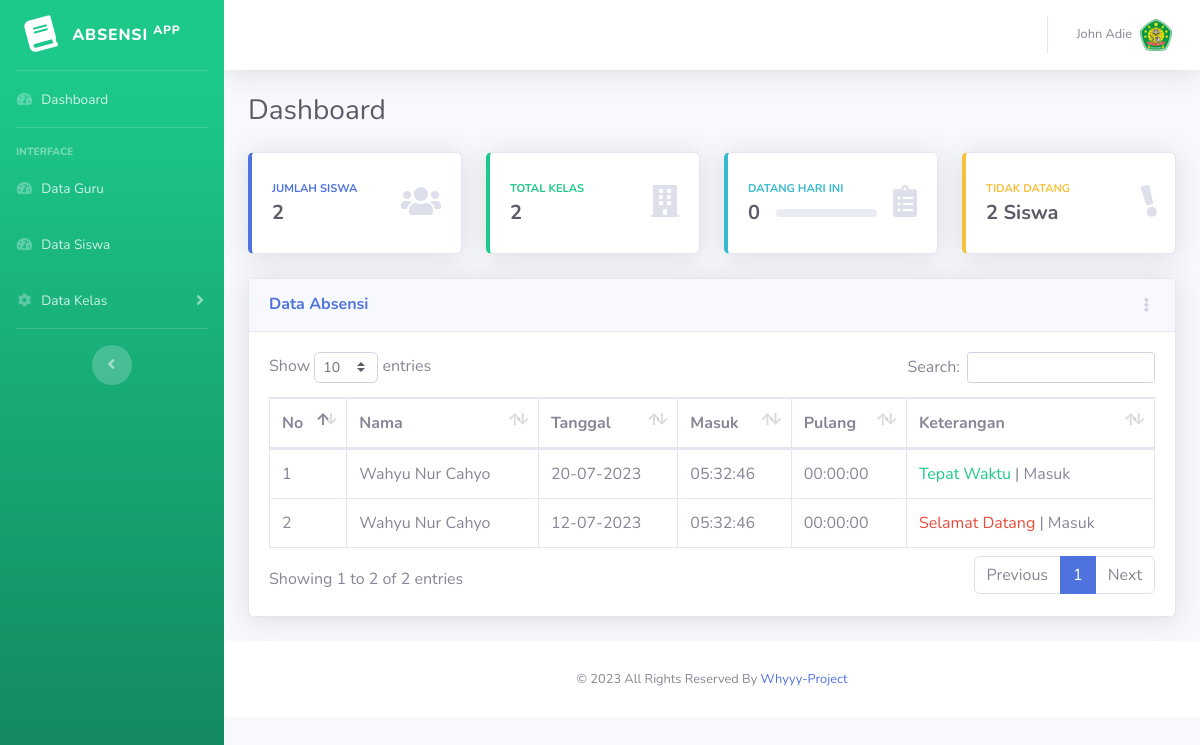
Page /?hlm=dashboard (signed in) on the committed database.
### tables this page shows
CREATE TABLE `tb_absen_siswa` (
  `id_absen_siswa` int(11) NOT NULL,
  `id_siswa` int(11) NOT NULL,
  `tgl` date NOT NULL,
  `masuk` time NOT NULL,
  `pulang` time DEFAULT NULL,
  `keterangan_absen` varchar(255) NOT NULL,
  `status_absen` varchar(255) NOT NULL
);

CREATE TABLE `tb_siswa` (
  `id_siswa` int(11) NOT NULL,
  `uuid` varchar(255) NOT NULL,
  `id_kelas` int(11) NOT NULL,
  `nis` varchar(255) DEFAULT NULL,
  `nama_siswa` varchar(255) NOT NULL,
  `angkatan` varchar(255) NOT NULL,
  `status` enum('1','0') NOT NULL,
  `created_at` datetime NOT NULL,
  `updated_at` datetime NOT NULL
);

### query/admin/dashboard.php (called while the page is built, shortened)
<?php
$qry_absensi = mysqli_query($db, "SELECT * FROM `tb_absen_siswa` LEFT JOIN tb_siswa ON tb_absen_siswa.id_siswa = tb_siswa.id_siswa ORDER BY `tb_absen_siswa`.`tgl` DESC;");

### public/view/layouts/admin/admin_dashboard.php (the view, shortened to what this page needs)
<?php
include "public/view/layouts/header.php";
include "public/view/partials/admin/admin_sidebar.php";
include "public/view/partials/admin/admin_wrapper.php";
?>
<div class="container-fluid">
    <div class="d-sm-flex align-items-center justify-content-between mb-4">
        <h1 class="h3 mb-0 text-gray-800">Dashboard</h1>
    </div>
    <div class="row">
        <?php
        include "query/admin/dashboard.php";
        include "public/view/layouts/admin/top-content.php"; ?>
        <div class="col-xl-12 col-lg-12">
            <div class="card shadow mb-4">
                <div class="card-header py-3 d-flex flex-row align-items-center justify-content-between">
                    <h6 class="m-0 font-weight-bold text-primary">Data Absensi</h6>
                    <div class="dropdown no-arrow">
                        <a class="dropdown-toggle" href="#" role="button" id="dropdownMenuLink" data-toggle="dropdown" aria-haspopup="true" aria-expanded="false">
                            <i class="fas fa-ellipsis-v fa-sm fa-fw text-gray-400"></i>
                        </a>
                    </div>
                </div>
                <div class="card-body">
                    <div class="table-responsive">
                        <table class="table table-bordered" id="dataTable" width="100%" cellspacing="0">
                            <thead>
                                <tr>
                                    <th>No</th>
                                    <th>Nama</th>
                                    <th>Tanggal</th>
                                    <th>Masuk</th>
                                    <th>Pulang</th>
                                    <th>Keterangan</th>
                                </tr>
                            </thead>
                            <tbody>
                                <?php $no = 1 ?>
                                <?php foreach ($qry_absensi as $dataAbs) : ?>
                                    <tr>
                                        <td><?= $no;
                                            $no++ ?></td>
                                        <td><?= $dataAbs['nama_siswa'] ?></td>
                                        <td>
                                            <?php
                                            $dateOld = date('Y-m-d', strtotime($dataAbs['tgl']));
                                            $date_explode = explode("-", $dateOld);
                                            ?>
                                            <?= $date_explode['2'] . "-" . $date_explode['1'] . "-" . $date_explode['0'] ?></td>
                                        <td><?= $dataAbs['masuk'] ?></td>
                                        <td><?= $dataAbs['pulang'] ?></td>
                                        <td>
                                            <?php
                                            if ($dataAbs['status_absen'] == "Tepat Waktu") {
                                                $color = "success";
                                            } else {
                                                $color = "danger";
                                            }
                                            ?>
                                            <?= "<span class='text-{$color}'>" . $dataAbs['status_absen'] . "</span> | " . $dataAbs['keterangan_absen'] ?></td>
                                    </tr>
                                <?php endforeach; ?>
                            </tbody>
                        </table>
                    </div>
                </div>
            </div>
        </div>
    </div>
</div>
<?php
include "public/view/layouts/footer.php";
?>

### rows in the picture
tb_absen_siswa: id_siswa.nama_siswa "Wahyu Nur Cahyo", tgl "20", tgl "07", tgl "2023", masuk "05:32:46", pulang "00:00:00", status_absen "Tepat Waktu", keterangan_absen "Masuk"
tb_absen_siswa: id_siswa.nama_siswa "Wahyu Nur Cahyo", tgl "12", tgl "07", tgl "2023", masuk "05:32:46", pulang "00:00:00", status_absen "Selamat Datang", keterangan_absen "Masuk"

### other values in the picture
$_SESSION['nama'] "John Adie"
$totalSiswa "2"
$totalKelas "2"
mysqli_num_rows($qryAbsensiSekarang) "0"
$tidakHadir "2"
